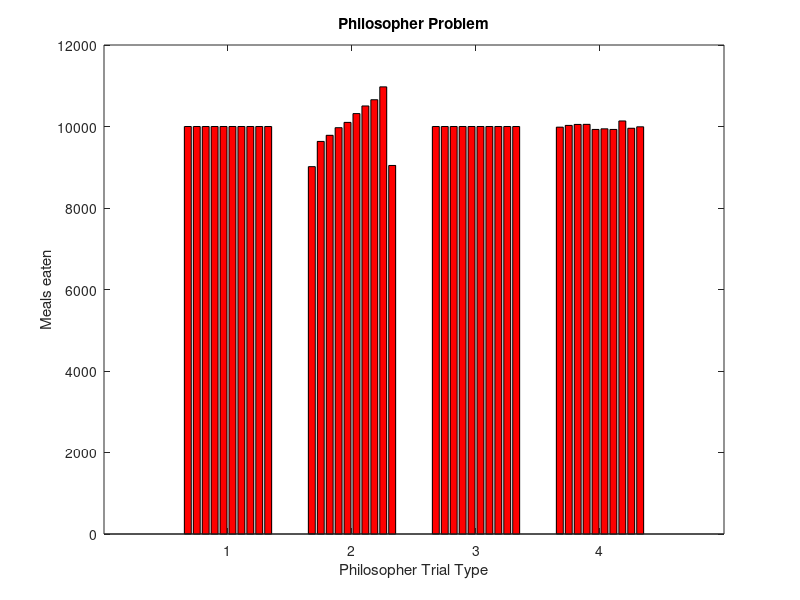

This chart was generated by the following MATLAB code:
index = [0, 1, 2, 3, 4, 5, 6, 7, 8, 9];
data1 = [10000, 10000, 10000, 10000, 10000, 10000, 10000, 10000, 10000, 10000];
data2 = [9015, 9634, 9784, 9971, 10101, 10317, 10504, 10657, 10973, 9044];
data3 = [10000, 10000, 10000, 10000, 10000, 10000, 10000, 10000, 10000, 10000];
data4 = [9984, 10027, 10051, 10053, 9928, 9943, 9928, 10136, 9957, 9993];

data = [data1;data2;data3;data4];


h = bar(data, "facecolor", "r");
title ("Philosopher Problem");
xlabel ("Philosopher Trial Type");
ylabel ("Meals eaten");

print -djpg -mono graph.jpg